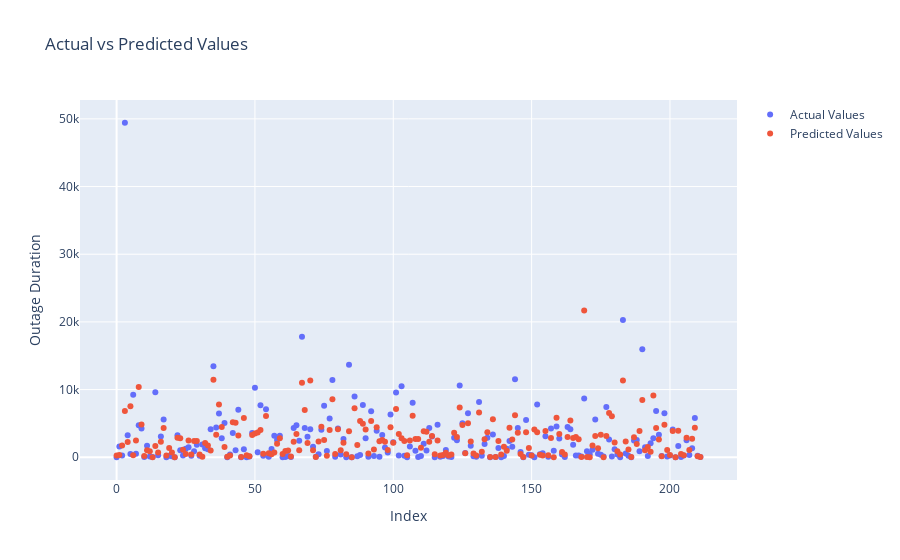

The notebook cell saved with this chart:
### Code cell
trace0 = go.Scatter(
    x=np.arange(len(y_test)),
    y=y_test,
    mode='markers',
    name='Actual Values'
)
trace1 = go.Scatter(
    x=np.arange(len(y_pred)),
    y=y_pred,
    mode='markers',
    name='Predicted Values'
)

# Create layout
layout = go.Layout(
    title='Actual vs Predicted Values',
    xaxis=dict(title='Index'),
    yaxis=dict(title='Outage Duration')
)

# Create figure and add traces
fig = go.Figure(data=[trace0, trace1], layout=layout)

# Show plot
fig.show()

### Figure 1 — Plotly figure (JSON) as saved in the notebook; plotly's stock layout.template omitted (floating-point values rounded to 4 significant figures; data arrays with more than 128 entries replaced by an {"elided": "..."} marker saying what was removed)
{"data": [{"mode": "markers", "name": "Actual Values", "type": "scatter", "x": {"elided": "212 int values"}, "y": {"elided": "212 int values"}}, {"mode": "markers", "name": "Predicted Values", "type": "scatter", "x": {"elided": "212 int values"}, "y": {"elided": "212 float values"}}], "layout": {"title": {"text": "Actual vs Predicted Values"}, "xaxis": {"title": {"text": "Index"}}, "yaxis": {"title": {"text": "Outage Duration"}}}}
